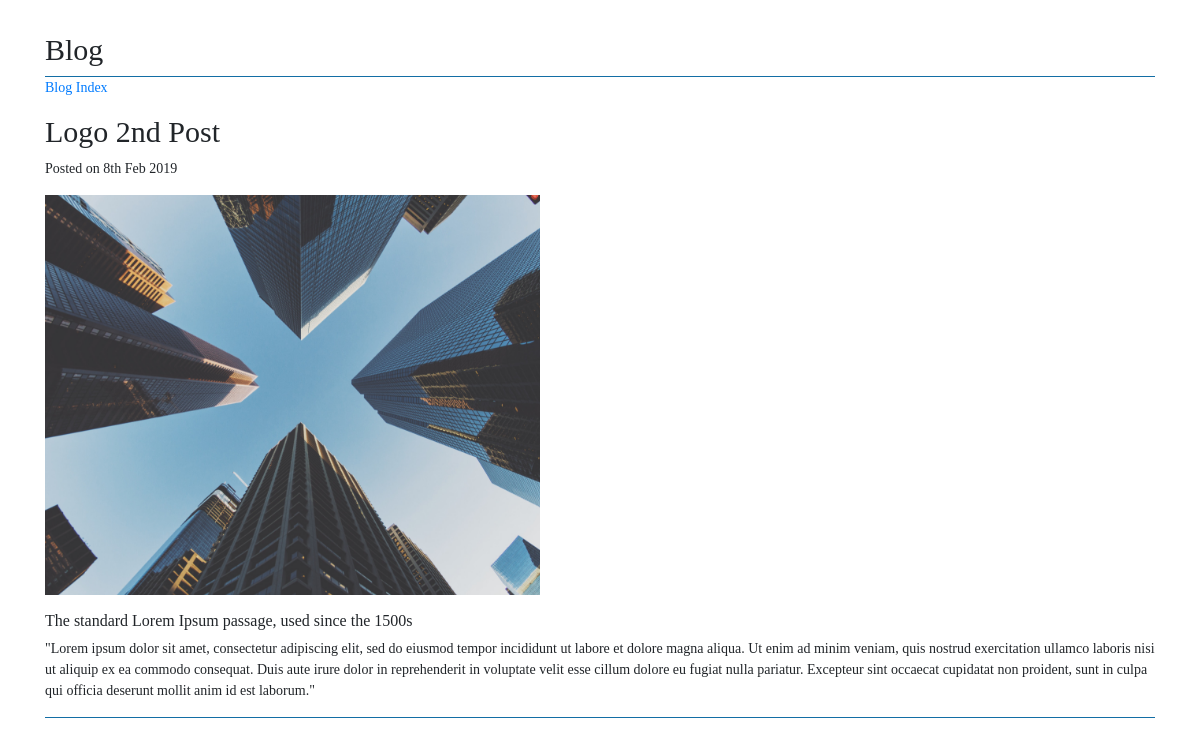
Page /viewpost.php?id=7 on the committed database.
### tables this page shows
CREATE TABLE `blog_posts` (
  `postID` int(11) UNSIGNED NOT NULL,
  `memberID` int(255) NOT NULL,
  `postTitle` varchar(255) DEFAULT NULL,
  `postDesc` text,
  `postCont` text,
  `fileuploaded` varchar(255) NOT NULL,
  `postDate` datetime DEFAULT NULL
);

### viewpost.php (the view, shortened to what this page needs)
<?php require('includes/config.php');
$stmt = $db->prepare('SELECT postID, postTitle, postCont, fileuploaded, postDate FROM blog_posts WHERE postID = :postID');
$stmt->execute(array(':postID' => $_GET['id']));
$row = $stmt->fetch();
?>
<!DOCTYPE html>
<html lang="en">
  <head>
    <link href="dist/css/bootstrap.min.css" rel="stylesheet">
    <link href="grid.css" rel="stylesheet">
</head>
<body>
	<div class="container">
		<h1>Blog</h1>
		<hr />
		<p><a href="./">Blog Index</a></p>
		<?php
			echo '<div>';
				echo '<h1>'.$row['postTitle'].'</h1>';
				echo '<p>Posted on '.date('jS M Y', strtotime($row['postDate'])).'</p>';
				if(!empty($row['fileuploaded'])){
					echo '<p><img class="img-responsive" style="height:auto !important;" src="admin/uploads/'.$row['fileuploaded'].'"></p>';
				}
				echo '<p>'.$row['postCont'].'</p>';
			echo '</div><hr />';
		?>
	</div>
</body>
</html>

### grid.css (style rules this page uses)
body { padding-top: 2rem; padding-bottom: 2rem; font-family:"Gotham Light" !important; font-weight:normal !important; font-style:normal !important; font-size:14px !important; }
h1 { font-size:30px !important;; font-weight:normal !important; font-style:normal !important; }
h2,h3,h4,h5 { font-size:16px !important;; font-weight:normal !important; font-style:normal !important; }
hr { margin-top: 2rem; margin-bottom: 2rem; }
hr { display:block; width: 100%; border-width: 1px; background:#157ab8 !important; padding:0px !important; margin:0px !important; }
.img-responsive { display: block; max-width: 100%; height: auto; }
img { max-width: 100%; height: auto; }

### rows in the picture
blog_posts: postTitle "Logo 2nd Post", postDate "8th Feb 2019", fileuploaded (picture), postCont "The standard Lorem Ipsum passage, used since the 1500s \"Lorem ipsum dolor sit amet, consectetur adipiscing elit, sed do eiusmod tempor incididunt ut labore et dolore magna aliqua. Ut enim ad minim veniam, quis nostrud exercitation ullamco laboris nisi ut aliquip ex ea commodo consequat. Duis aute irure dolor in reprehenderit in voluptate velit esse cillum dolore eu fugiat nulla pariatur. Excepteur sint occaecat cupidatat non proident, sunt in culpa qui officia deserunt mollit anim id est laborum.\""
